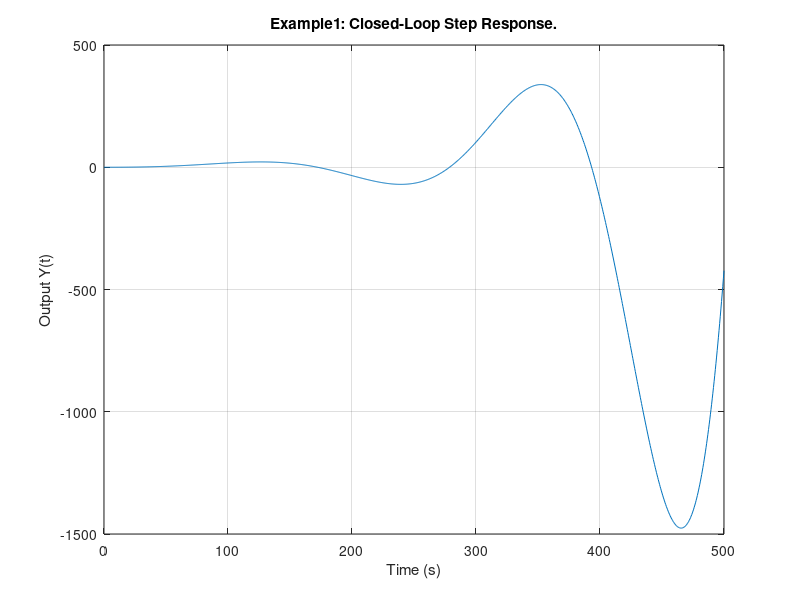

The MATLAB source for this figure:
% Controller#1
numK1 = [0.1 0.01];
denK1 = [1 0];
sysK1 = tf(numK1, denK1);

%G 
numG = 1;
denG = [400 0 0];
sysG = tf(numG, denG);

% DS1 is stable

sysfo1 = series(sysK1, sysG);
syscl1 = feedback(sysfo1, 1); 

t = 0:0.5:500;
y = step(syscl1, t);
plot(t,y), grid;
xlabel('Time (s)');
ylabel('Output Y(t)');
title('Example1: Closed-Loop Step Response.');
zcl = zero(syscl1);
pcl = pole(syscl1);
syscl1;

% System is unstable
% pcl = 0.0132 + 0.0278i
%       0.0132 - 0.0278i
%       -0.0264 + 0.0000i

numStep = 5;
%denStep = [1 0];
sysStep = tf(numStep);

syscl1 = series(sysStep, syscl1);

t = 0:0.5:500;
y = step(syscl1, t);
plot(t,y), grid;
xlabel('Time (s)');
ylabel('Output Y(t)');
title('Example1: Closed-Loop Step Response.');
zcl = zero(syscl1);
pcl = pole(syscl1);